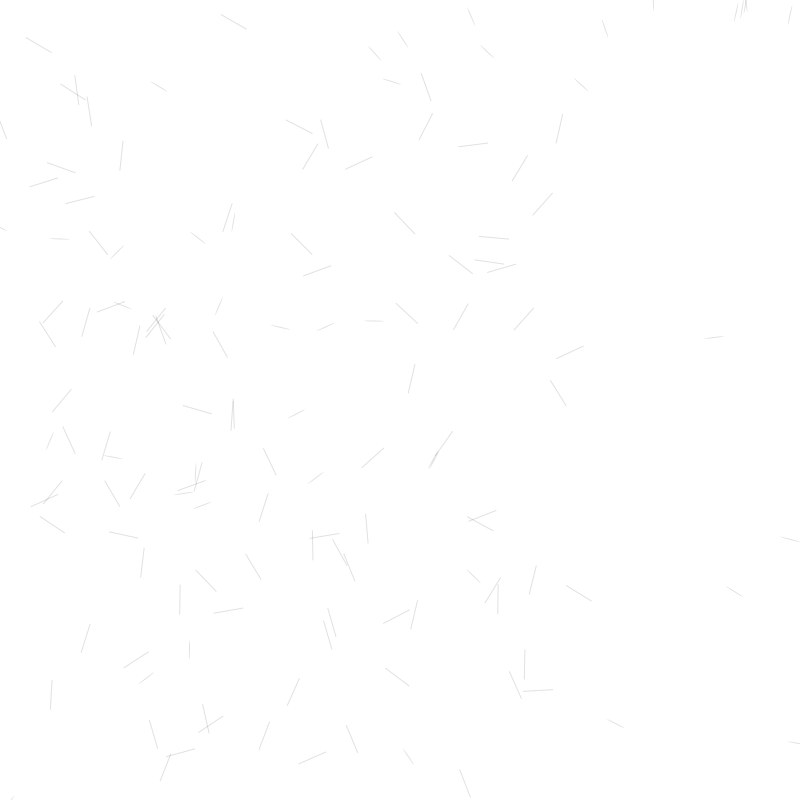
Frame 1 (no input)
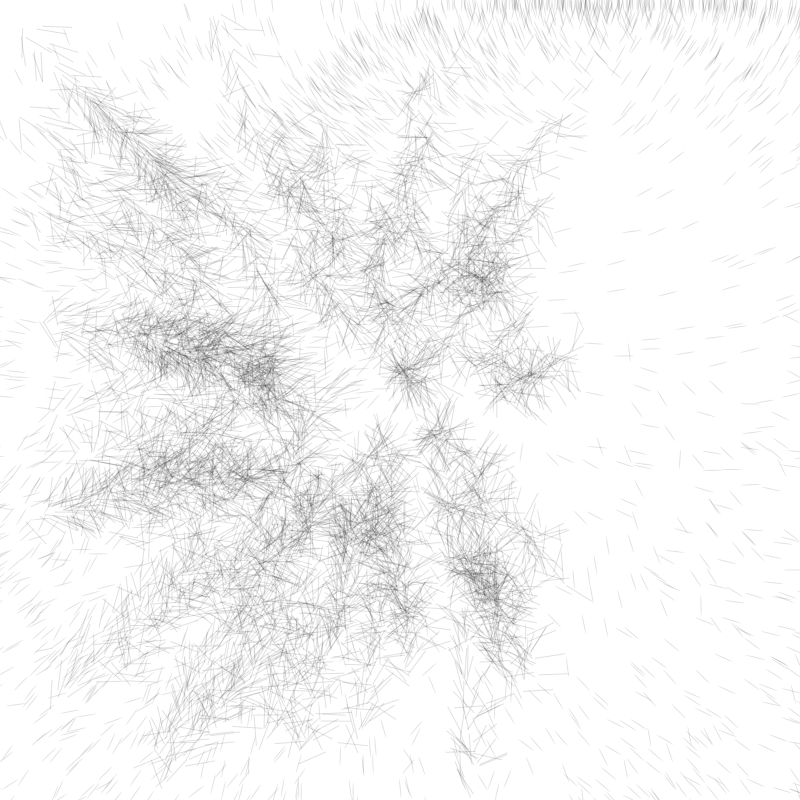
Frame 60 (the mouse pressed at the canvas centre just before this capture)
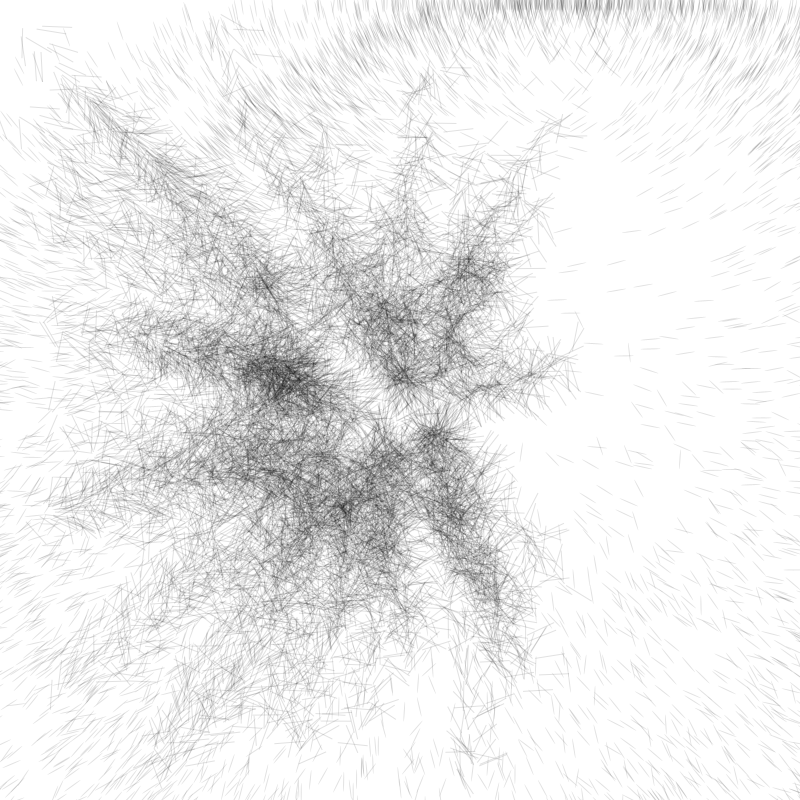
Frame 120 (the mouse held since frame 60 and released just before this capture)

The Processing sketch that drew these frames (run headless with seeded random() and noise(); from frame 60 on, the mouse is pressed at the canvas centre):

// Processing sketch: processing_98688
// ── processing_98688.pde



int total = 100;
ArrayList fs = new ArrayList();
ArrayList crc = new ArrayList();

void setup(){
  background(255);
  size(800,800);
  
  for(int i=0;i<total;i++) {
    
    //extraemos el objeto que contiene
    follower b = new follower();
    fs.add(b);
    
    circulo c = new circulo();
    crc.add(c);
  
  
  }

}

void draw(){
  
  
  for(int i=0; i<fs.size(); i++){
    follower b = (follower) fs.get(i);
    circulo c = (circulo) crc.get(i);
 
      b.atrac();
      c.generate();

}



}


class follower{

  float speed = random(100,120);
  PVector pos = new PVector(random(600),random(800));
  int sz = 5;

  follower (){

  }
  
  void atrac(){
    //calculamos la distÃ¡ncia entre el mouse y la bola 
   
    PVector mouseVec = new PVector(random(width),random(height));
    PVector dis = PVector.sub(mouseVec, pos);
    dis.div(speed);
    pos.add(dis);  

   
    float ang = atan2(dis.y,dis.x);

    
    pushMatrix();
    
    translate(pos.x,pos.y);
    
    rotate(ang);
    
    noStroke();
    fill(0,30);
    rect(dis.x*2,dis.y*2,sz*6,sz/3);
    
    popMatrix();
  }
  
 
}
class circulo{

  float speed = random(100,120);
  PVector pos = new PVector(random(100,800),random(100,800));
  int sz = 5;

  circulo (){

  }
  
  void generate(){
    //calculamos la distÃ¡ncia entre el mouse y la bola 
   
    PVector mouseVec = new PVector(random(200,800),random(100,800));
    PVector dis = PVector.sub(mouseVec, pos);
    dis.div(speed);
    pos.add(dis);  

   
    float ang = atan2(dis.y,dis.x);

    
    pushMatrix();
    
    translate(pos.x,pos.y);
    
    rotate(ang);
    
    noStroke();
    fill(0,30);
    ellipse(dis.x,pos.y,sz/3,sz*4);
    
    popMatrix();
  }
}
